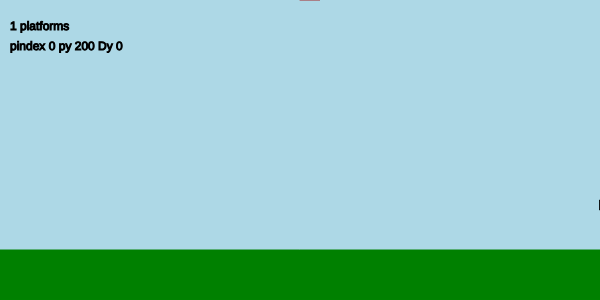
Frame 1 (no input)
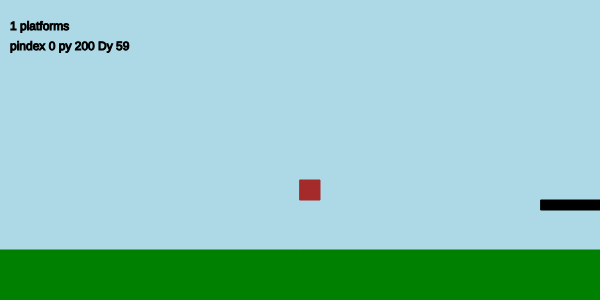
Frame 60 (no input)
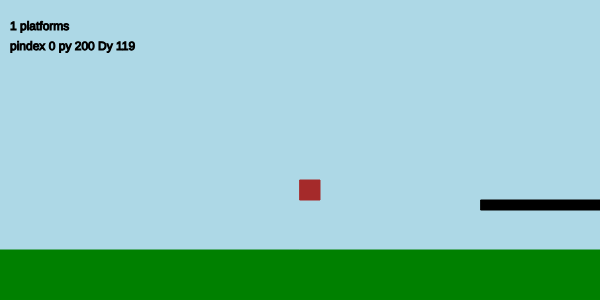
Frame 120 (the mouse pressed at the canvas centre since frame 60)

The p5.js sketch that drew these frames (run headless with seeded random() and noise() and a simulated clock; from frame 60 on, the mouse is pressed at the canvas centre):

// p5.js sketch
// ── sketch.js
// Game example, part 3, see comments starting with //3
// A platform game, horizontal scrolling

// first, let's make a generative "landscape" with platforms
// each platform will be an object with an x, y, and w parameter

//2 in part 2, we add a "mario"

//3 in part 3, we add a "jump" command. The jump will give "mario" a
//3  vertical velocity.


var platforms = [];
var marioY = 0; //2 the height of our "mario"
var marioDy = 0; //3 the vertical velocity of "mario"

// to scroll, we will increment offset. Everything is shifted left by offset
var offset = 0;

function newPlatform(px, py, pw) {
    return {x: px, y: py, w: pw};
}


function setup() {
    createCanvas(600, 300);
    platforms.push(newPlatform(600, 200, 200));
}


// compute the location of the right end of a platform
function platRight(p) {
    return p.x + p.w;
}

// return the last platform object
function platLast() {
    return platforms[platforms.length - 1];
}

function draw() {
    background("lightblue");
    fill("green");
    stroke("green");
    rect(0, height - 50, width, 50); // the ground
    
    fill(0);
    stroke(0);
    for (var i = 0; i < platforms.length; i++) {
        var p = platforms[i];
        rect(p.x - offset, p.y, p.w, 10);
    }

    // if first platform is offscreen to left, remove it
    if (platforms.length > 0 && platRight(platforms[0]) < offset) {
        platforms.shift();
    }

    // if last platform is totally within canvas, make a new one
    if (platRight(platLast()) - offset < width) {
        var p = newPlatform(platRight(platLast()), // start location
                            random(50, 225), // height of new platform
                            200); // all platforms have width 200 for now
        platforms.push(p); // add to our array of platforms
    }
    text(platforms.length.toString() + " platforms", 10, 30);

    //2 move and draw the "mario"
    //2 which platform is current? linear search (!) through platforms
    var pindex = 0;
    var marioX = width / 2;
    while (platRight(platforms[pindex]) - offset < marioX) {
        pindex += 1;
    }
    //2 now pindex is index of the platform in the middle of canvas
    //2 find the platform height
    var py = platforms[pindex].y;
    //3 show some debugging information for now
    text("pindex " + pindex + " py " + py + " Dy " + marioDy, 10, 50);
    //2 if we are above it, fall toward it, but do not go past it
    if (marioY <= py) {
        marioY = min(py, marioY + marioDy); //3 change Y by Dy
    } else { //2 if we are below it, fall to ground
        //3 if dY is negative, we could "punch through" a platform from below
        //3 to avoid this, once we are below a platform, force Dy non-negative
        if (marioDy < 0) {
            marioDy = 0;
        }
        marioY = min(height, marioY + marioDy);
    }
    //2 wrap around, "fall from sky" again if we "die"
    if (marioY >= height) {
        marioY = 0;
        marioDy = 0;
    }
    //2 draw the "mario"
    fill("brown");
    stroke("brown");
    rect(marioX, marioY - 20, 20, 20);

    // move the "landscape"
    offset += 1;
    //3 accelerate "mario" with gravity
    marioDy = marioDy + 1;
}


function mousePressed() {
}


function keyPressed() {
    marioDy = -10; //3 velocity set to up when key is pressed
}
